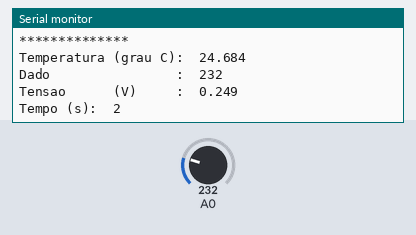
A sketch run on a simulated Arduino Uno, built with avr-gcc and run on an emulated ATmega328P. On the bench: the last lines printed to the serial monitor. The inputs (shaded band) are chosen by the test bench; at power-on: A0 = 232.

Above: at 1.8 s.
1.9 s: A0 set to 250
At 2.8 s:
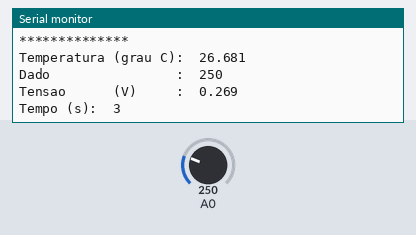
3.4 s: A0 set to 266
At 3.4 s:
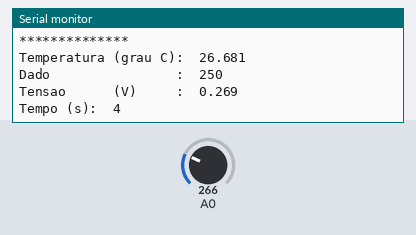
Timing chart, 0 to 6.4 s (numbered marks = the images above; inputs shaded):
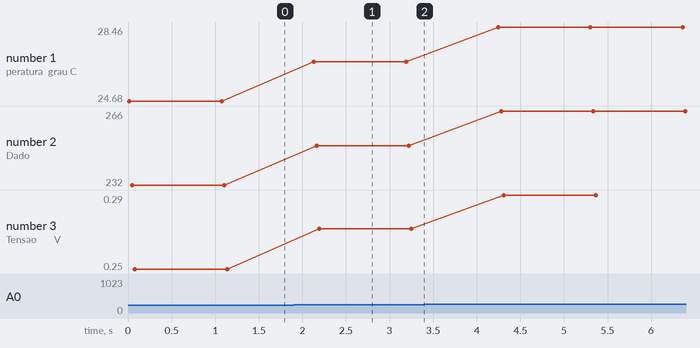

The sketch:

CalibraLM35-1.ino.ino
```cpp
void setup() {
  // Comunicação Serial 9600 bps
  Serial.begin(9600);

  // Referência AD Interna. Fundo de escala de 1,1 volt
  // (equivalente a 110 graus Celsius no LM35)
  analogReference(INTERNAL);
}
int t=0;
int delta_t = 1;
void loop() {
  // Lê tensão Analógica na porta A0
  // O valor lido será um inteiro entre 0 e 1023
  int leitura_adc = analogRead(A0);
  // Converte o valor lido para um valor em volts
  // 1.1 ou 1.1f para forçar numero real
  float voltagem = leitura_adc * (1.1f/1023);
  // Calcula a temperatura
  // LM35: 10mV => 1 grau C
  float temperatura = voltagem * 100.0;
  //Corrigindo de acordo com a reta de calibração feita na planilha pelo MMQ com incertezas, utilizando a inversa: x=f(y)
  float temperatura_real=(temperatura*1.031722364) - 1.053163554;
  Serial.println("**************");
  Serial.print  ("Temperatura (grau C):  ");
  Serial.println(temperatura_real, 3);
  Serial.print  ("Dado                :  ");
  Serial.println(leitura_adc);
  Serial.print  ("Tensao      (V)     :  ");
  Serial.println(voltagem, 3);
  // Aguarda um segundo
  t+=delta_t;
  Serial.print("Tempo (s):  ");
  Serial.println(t);
  delay(delta_t*1000);

}
```

Measured:
- after the input at 1.9 s, the serial monitor: prints a new line after 0.23 s (image 1)
- plotted number 1: 24.68 → 26.68 after the input at 1.9 s, 26.68 → 28.46 after the input at 3.4 s
- plotted number 2: 232 → 250 after the input at 1.9 s, 250 → 266 after the input at 3.4 s
- plotted number 3: 0.25 → 0.27 after the input at 1.9 s, 0.27 → 0.29 after the input at 3.4 s
